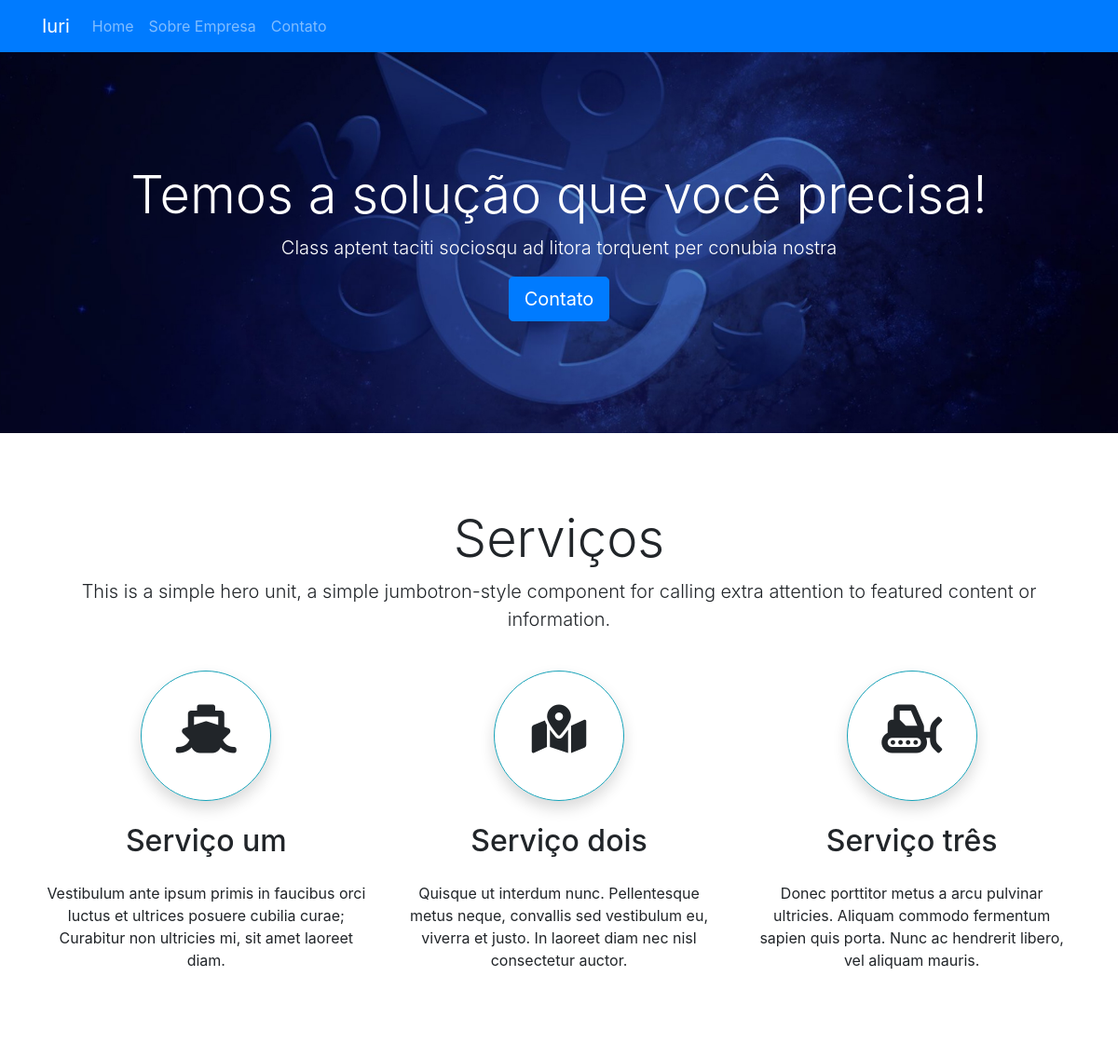
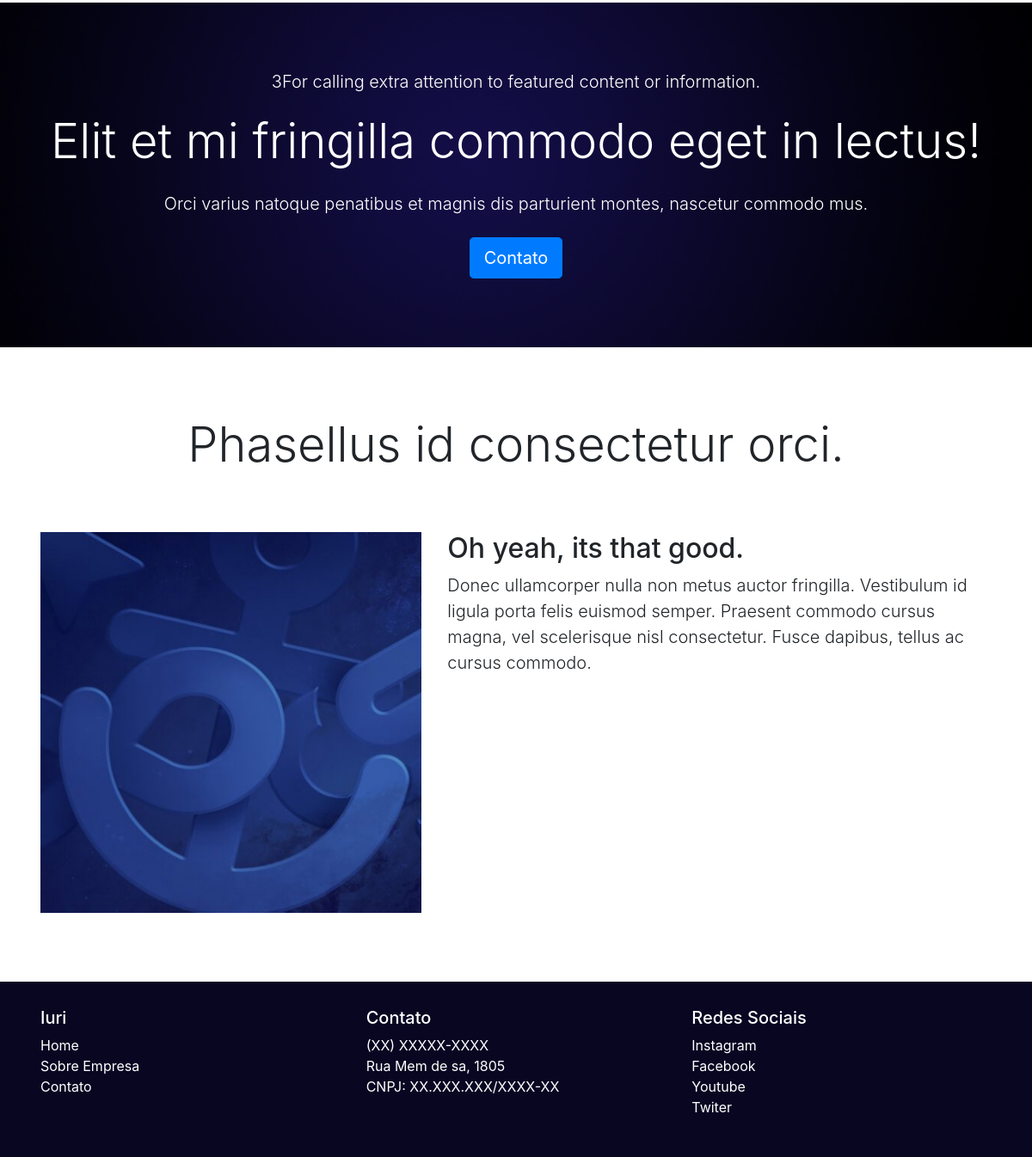
The page / on the database its author committed (2 pictures, top to bottom).
### tables this page shows
CREATE TABLE IF NOT EXISTS `sts_homes_tops` (
  `id` int NOT NULL AUTO_INCREMENT,
  `title_top` varchar(220) NOT NULL,
  `description_top` varchar(220) NOT NULL,
  `link_btn_top` varchar(220) NOT NULL,
  `txt_btn_top` varchar(44) NOT NULL,
  `image` varchar(220) NOT NULL,
  `created` datetime NOT NULL,
  `modified` datetime DEFAULT NULL,
  PRIMARY KEY (`id`)
);

CREATE TABLE IF NOT EXISTS `sts_homes_servs` (
  `id` int NOT NULL AUTO_INCREMENT,
  `title_serv` varchar(220) NOT NULL,
  `description_serv` varchar(220) NOT NULL,
  `icone_one_serv` varchar(44) NOT NULL,
  `title_one_serv` varchar(44) NOT NULL,
  `description_one_serv` varchar(220) NOT NULL,
  `icone_two_serv` varchar(44) NOT NULL,
  `title_two_serv` varchar(44) NOT NULL,
  `description_two_serv` varchar(220) NOT NULL,
  `icone_trhee_serv` varchar(44) NOT NULL,
  `title_trhee_serv` varchar(44) NOT NULL,
  `description_trhee_serv` varchar(220) NOT NULL,
  `created` datetime NOT NULL,
  `modified` datetime DEFAULT NULL,
  PRIMARY KEY (`id`)
);

CREATE TABLE IF NOT EXISTS `sts_homes_actions` (
  `id` int NOT NULL AUTO_INCREMENT,
  `title_action` varchar(220) NOT NULL,
  `subtitle_action` varchar(220) NOT NULL,
  `description_action` varchar(220) NOT NULL,
  `link_btn_action` varchar(220) NOT NULL,
  `txt_btn_action` varchar(220) NOT NULL,
  `image` varchar(220) NOT NULL,
  `created` datetime NOT NULL,
  `modified` datetime DEFAULT NULL,
  PRIMARY KEY (`id`)
);

CREATE TABLE IF NOT EXISTS `sts_homes_dets` (
  `id` int NOT NULL AUTO_INCREMENT,
  `title_det` varchar(220) NOT NULL,
  `subtitle_det` varchar(220) NOT NULL,
  `description_det` text NOT NULL,
  `image` varchar(220) NOT NULL,
  `created` datetime NOT NULL,
  `modified` datetime DEFAULT NULL,
  PRIMARY KEY (`id`)
);

CREATE TABLE IF NOT EXISTS `sts_footers` (
  `id` int NOT NULL AUTO_INCREMENT,
  `title_site` varchar(44) NOT NULL,
  `title_contact` varchar(44) NOT NULL,
  `phone` varchar(44) NOT NULL,
  `address` varchar(120) NOT NULL,
  `url_address` varchar(220) NOT NULL,
  `cnpj` varchar(44) NOT NULL,
  `url_cnpj` varchar(220) NOT NULL,
  `title_social_network` varchar(44) NOT NULL,
  `txt_one_social_network` varchar(44) NOT NULL,
  `link_one_social_network` varchar(220) NOT NULL,
  `txt_two_social_network` varchar(44) NOT NULL,
  `link_two_social_network` varchar(220) NOT NULL,
  `txt_three_social_network` varchar(44) NOT NULL,
  `link_three_social_network` varchar(220) NOT NULL,
  `txt_four_social_network` varchar(44) NOT NULL,
  `link_four_social_network` varchar(220) NOT NULL,
  `created` datetime NOT NULL,
  `modified` datetime DEFAULT NULL,
  PRIMARY KEY (`id`)
);

### app/sts/Controllers/Home.php (called while the page is built, shortened)
<?php
class Home
{
    private $dados;
    public function index() {
        $home = new \App\sts\Models\StsHome();
        $this->dados['sts_homes'] = $home->index();
        $viewFooter = new \App\sts\Models\StsFooter();
        $this->dados['footer']= $viewFooter->view();
        $carregarView = new \Core\ConfigView("sts/Views/home/home", $this->dados);
        $carregarView->renderizar();
    }
}

### index.php (called while the page is built, shortened)
<?php
$url = new Home();
$url->carregar();

### app/sts/Models/helper/StsRead.php (called while the page is built, shortened)
<?php
class StsRead extends StsConn
{
    private  $select;
    private $values = [];
    private $result = [];
    private $query;
    function getResult(): array {
        return $this->result;
    }
    public function fullRead($query, $parseString = null) {
        $this->select = $query;
        if (!empty($parseString)) {
            parse_str($parseString, $this->values);
        }
        $this->exeIntruction();
    }
    private function exeIntruction() {
        $this->connection();
        try {
            $this->exeParameter();
            $this->query->execute();
            $this->result = $this->query->fetchAll();
        } catch (Exception $ex) {
            $this->result = null;
        }
    }
    private function connection() {
        $this->conn = $this->connect();
        $this->query = $this->conn->prepare($this->select);
        $this->query->setFetchMode(PDO::FETCH_ASSOC);
    }
    private function exeParameter() {
        if($this->values){
            foreach ($this->values as $link => $value) {
                if($link == 'limit' || $link == 'offset'){
                    $value = (int) $value;
                }
                $this->query->bindValue(":{$link}", $value, (is_int($value) ? PDO::PARAM_INT : PDO::PARAM_STR));
            }
        }
    }
}

### app/sts/Models/helper/StsConn.php (called while the page is built, shortened)
<?php
abstract class StsConn {
    private $host = HOST;
    private $user = USER;
    private $pass = PASS;
    private $dbName = DBNAME;
    private $port = PORT;
    protected function connect() {
        try {
            $this->connect = new PDO("mysql:host={$this->host};port={$this->port};
            dbname=" . $this->dbName, $this->user, $this->pass);
            return $this->connect;
        } catch (Exception $e) {
            die('Erro: Por favor tente novamente. Caso o problema perssista, entre
                em contato com o admnistrador ' . EMAILADM . '<br>');
        }
    }
}

### app/sts/Models/StsHome.php (called while the page is built, shortened)
<?php
class StsHome
{
    private $data;
    public function index() {
        $this->viewTop();
        $this->viewServ();
        $this->viewAction();
        $this->viewDet();
        return $this->data;
    }
    private function viewTop() {
        $viewTop = new \App\sts\Models\helper\StsRead();
        $viewTop->fullRead("SELECT id, title_top, description_top, link_btn_top, txt_btn_top, image
                FROM sts_homes_tops
                LIMIT :limit", "limit=1");
        $this->dataTop = $viewTop->getResult();
        $this->data['top'] = $this->dataTop[0];
    }
    private function viewServ() {
        $viewServ = new \App\sts\Models\helper\StsRead();
        $viewServ->fullRead("SELECT id, title_serv, description_serv, icone_one_serv, title_one_serv, description_one_serv,
            icone_two_serv, title_two_serv, description_two_serv, icone_trhee_serv, title_trhee_serv, description_trhee_serv
            FROM sts_homes_servs
            LIMIT :limit", "limit=1");
        $this->dataServ = $viewServ->getResult();
        $this->data['serv'] = $this->dataServ[0];
    }
    private function viewAction() {
        $viewAction = new \App\sts\Models\helper\StsRead();
        $viewAction->fullRead("SELECT id, title_action, subtitle_action,
            description_action, link_btn_action, txt_btn_action, image
            FROM sts_homes_actions
            LIMIT :limit", "limit=1");
        $this->dataAction = $viewAction->getResult();
        $this->data['action'] = $this->dataAction[0];
    }
    private function viewDet() {
        $viewDet = new \App\sts\Models\helper\StsRead();
        $viewDet->fullRead("SELECT id, title_det, subtitle_det, description_det, image
                FROM sts_homes_dets
                LIMIT :limit", "limit=1");
        $this->dataDet = $viewDet->getResult();
        $this->data['det'] = $this->dataDet[0];
    }
}

### app/sts/Models/StsFooter.php (called while the page is built, shortened)
<?php
class StsFooter {
    public function view() {
        $viewFooter = new \App\sts\Models\helper\StsRead();
        $viewFooter->fullRead("SELECT title_site, title_contact, phone, address,
            url_address, cnpj, url_cnpj, title_social_network, txt_one_social_network,
            link_one_social_network, txt_two_social_network, link_two_social_network,
            txt_three_social_network, link_three_social_network, txt_four_social_network,
            link_four_social_network
            FROM sts_footers
            LIMIT :limit", "limit=1");
        $this->dataFooter = $viewFooter->getResult();
        return $this->dataFooter[0];
    }
}

### app/sts/Views/home/home.php (the view, shortened to what this page needs)
<?php
extract($this->dados['sts_homes']['top']);
$imagem_topo = URL . "app/sts/assets/images/home_topo/" . $image;
?>
<div class="jumbotron descr-top" style="background-image: url('<?php echo $imagem_topo; ?>');">
    <div class="container text-center">
        <h1 class="display-4"><?php echo $title_top; ?></h1>
        <p class="lead"><?php echo $description_top; ?></p>
        <a class="btn btn-primary btn-lg" href="<?php echo $link_btn_top; ?>" role="button"><?php echo $txt_btn_top; ?></a>
    </div>
</div>
<?php
extract($this->dados['sts_homes']['serv']);
?>
<div class="jumbotron descr-serv">
    <div class="container text-center">
        <h2 class="display-4"><?php echo $title_serv; ?></h2>
        <p class="lead pb-4"><?php echo $description_serv; ?></p>
        <div class="row">
            <div class="col-lg-4">
                <div class="rounded-circle circulo centralizar border border-info shadow">
                    <i class="<?php echo $icone_one_serv; ?>"></i>
                </div>
                <h2 class="mt-4 mb-4"><?php echo $title_one_serv; ?></h2>
                <p><?php echo $description_one_serv; ?></p>
            </div>
            <div class="col-lg-4">
                <div class="rounded-circle circulo centralizar border border-info shadow">
                    <i class="<?php echo $icone_two_serv; ?>"></i>
                </div>
                <h2 class="mt-4 mb-4"><?php echo $title_two_serv; ?></h2>
                <p><?php echo $description_two_serv; ?></p>
            </div>
            <div class="col-lg-4">
                <div class="rounded-circle circulo centralizar border border-info shadow">
                    <i class="<?php echo $icone_trhee_serv; ?>"></i>
                </div>
                <h2 class="mt-4 mb-4"><?php echo $title_trhee_serv; ?></h2>
                <p><?php echo $description_trhee_serv; ?></p>
            </div>
        </div>
    </div>
</div>
<?php
extract($this->dados['sts_homes']['action']);
$imagem_action = URL . "app/sts/assets/images/home_action/" . $image;
?>
<div class="jumbotron descr-action" style="background-image: url('<?php echo $imagem_action; ?>');">
    <div class="container text-center">
        <h4 class="lead mb-4"><?php echo $title_action; ?></h4>
        <h2 class="display-4 mb-4"><?php echo $subtitle_action; ?></h2>
        <p class="lead mb-4"><?php echo $description_action; ?></p>
        <a class="btn btn-primary btn-lg" href="<?php echo $link_btn_action; ?>"
           role="button"><?php echo $txt_btn_action; ?></a>
    </div>
</div>
<?php
extract($this->dados['sts_homes']['det']);
$imagem_det = URL . "app/sts/assets/images/home_det/" . $image;
?>
<div class="jumbotron descr-det">
            <div class="container">
                <h2 class="display-4 text-center titulo"><?php echo $title_det; ?></h2>
                <div class="row featurette">
                    <div class="col-md-7 order-md-2">
                        <h2 class="featurette-heading"><?php echo $subtitle_det; ?></h2>
                        <p class="lead"><?php echo $description_det; ?></p>
                    </div>
                    <div class="col-md-5 order-md-1">
                        <img src="<?php echo $imagem_det; ?>"
                             class="bd-placeholder-img bd-placeholder-img-lg featurette-image img-fluid mx-auto"
                             width="500" height="500" alt="<?php echo $title_det; ?>">
                    </div>
                </div>
            </div>
        </div>

### app/sts/Views/include/footer.php (shortened to what this page needs)
<?php
extract($this->dados['footer']);
?>
<div class="jumbotron footer-per">
    <div class="container">
        <div class="row">
            <div class="col-12 col-sm-12 col-md-4">
                <h5><?php echo $title_site;?></h5>
                <ul class="list-unstyled">
                    <li>
                        <a href="<?php echo URL; ?>" class="link-footer">Home</a>
                    </li>
                    <li>
                        <a href="<?php echo URL; ?>sobre-empresa" class="link-footer">Sobre Empresa</a>
                    </li>
                    <li>
                        <a href="<?php echo URL; ?>contato" class="link-footer">Contato</a>
                    </li>
                </ul>
            </div>
            <div class="col-12 col-sm-12 col-md-4">
                <h5><?php echo $title_contact;?></h5>
                <ul class="list-unstyled">
                    <ul class="list-unstyled">
                        <li>
                            <a href="tel: <?php echo $phone;?>"
                               class="link-footer"><?php echo $phone;?></a>
                        </li>
                        <li>
                            <a href="<?php echo $url_address;?>" class="link-footer"><?php echo $address;?></a>
                        </li>
                        <li>
                            <a href="<?php echo $url_cnpj;?>" class="link-footer"><?php echo $cnpj;?></a>
                        </li>
                    </ul>
            </div>
            <div class="col-12 col-sm-12 col-md-4">
                <h5><?php echo $title_social_network;?></h5>
                <ul class="list-unstyled">
                    <li>
                        <a href="<?php echo $link_one_social_network;?>" target="_blank"
                           class="link-footer"><?php echo $txt_one_social_network;?></a>
                    </li>
                    <li>
                        <a href="<?php echo $link_two_social_network;?>" target="_blank"
                           class="link-footer"><?php echo $txt_two_social_network;?></a>
                    </li>
                    <li>
                        <a href="<?php echo $link_three_social_network;?>" target="_blank"
                           class="link-footer"><?php echo $txt_three_social_network;?></a>
                    </li>
                    <li>
                        <a href="<?php echo $link_four_social_network;?>" target="_blank"
                           class="link-footer"><?php echo $txt_four_social_network;?></a>
                    </li>
                </ul>
            </div>
        </div>
    </div>
</div>

### rows shown on the page
sts_homes_tops: image (picture), title_top "Temos a solução que você precisa!", description_top "Class aptent taciti sociosqu ad litora torquent per conubia nostra", txt_btn_top "Contato"
sts_homes_servs: title_serv "Serviços", description_serv "This is a simple hero unit, a simple jumbotron-style component for calling extra attention to featured content or information.", title_one_serv "Serviço um", description_one_serv "Vestibulum ante ipsum primis in faucibus orci luctus et ultrices posuere cubilia curae; Curabitur non ultricies mi, sit amet laoreet diam.", title_two_serv "Serviço dois", description_two_serv "Quisque ut interdum nunc. Pellentesque metus neque, convallis sed vestibulum eu, viverra et justo. In laoreet diam nec nisl consectetur auctor.", title_trhee_serv "Serviço três", description_trhee_serv "Donec porttitor metus a arcu pulvinar ultricies. Aliquam commodo fermentum sapien quis porta. Nunc ac hendrerit libero, vel aliquam mauris."
sts_homes_actions: image (picture), title_action "3For calling extra attention to featured content or information.", subtitle_action "Elit et mi fringilla commodo eget in lectus!", description_action "Orci varius natoque penatibus et magnis dis parturient montes, nascetur commodo mus.", txt_btn_action "Contato"
sts_homes_dets: title_det "Phasellus id consectetur orci.", subtitle_det "Oh yeah, its that good.", description_det "Donec ullamcorper nulla non metus auctor fringilla. Vestibulum id ligula porta felis euismod semper. Praesent commodo cursus magna, vel scelerisque nisl consectetur. Fusce dapibus, tellus ac cursus commodo.", image (picture)
sts_footers: title_site "Iuri", title_contact "Contato", phone "(XX) XXXXX-XXXX", address "Rua Mem de sa, 1805", cnpj "CNPJ: XX.XXX.XXX/XXXX-XX", title_social_network "Redes Sociais", txt_one_social_network "Instagram", txt_two_social_network "Facebook", txt_three_social_network "Youtube", txt_four_social_network "Twiter"
